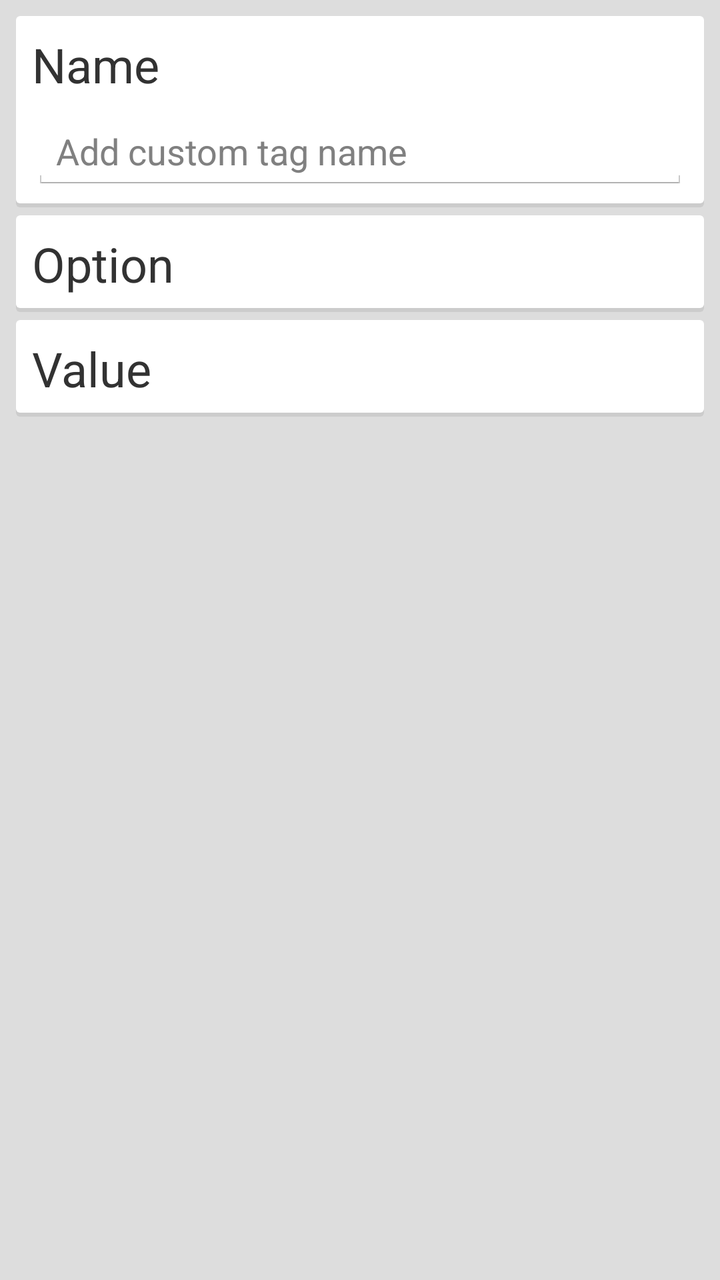
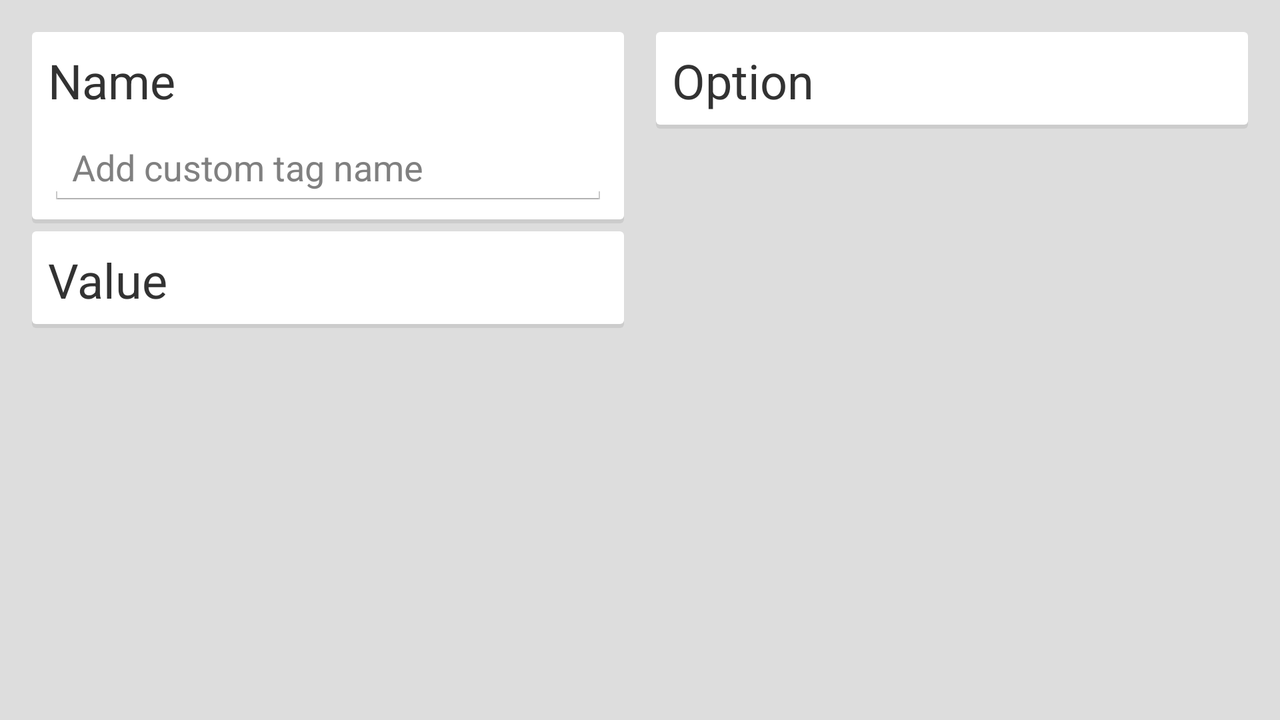

Two renders of one Android screen. The first uses the default layout on a phone; the second uses the alternative layout the repository ships for a different screen configuration, on a matching device. The two XML files are below.
<!-- AndroidManifest.xml: application theme AppTheme -->
<!-- res/layout/add_tag_activity.xml -->
<?xml version="1.0" encoding="utf-8"?>
<ScrollView
    xmlns:android="http://schemas.android.com/apk/res/android"
    android:layout_width="match_parent"
    android:layout_height="match_parent">

    <LinearLayout
        android:layout_width="match_parent"
        android:layout_height="wrap_content"
        android:padding="8dp"
        android:orientation="vertical">

        <LinearLayout
            android:layout_height="wrap_content"
            android:layout_width="match_parent"
            android:padding="8dp"
            android:layout_marginBottom="4dp"
            android:background="?attr/main_list_background"
            android:orientation="vertical">

            <TextView
                android:id="@+id/header_tag_name"
                android:layout_width="match_parent"
                android:layout_height="wrap_content"
                style="@style/TextHeaders"
                android:text="Name" />

            <EditText
                android:id="@+id/new_tag_name"
                android:layout_width="match_parent"
                android:layout_height="wrap_content"
                android:layout_marginTop="8dp"
                android:inputType="textCapWords"
                android:hint="Add custom tag name" />

        </LinearLayout>

        <LinearLayout
            android:layout_height="wrap_content"
            android:layout_width="match_parent"
            android:padding="8dp"
            android:layout_marginBottom="4dp"
            android:background="?attr/main_list_background"
            android:orientation="vertical">

            <TextView
                android:id="@+id/header_tag_option"
                android:layout_width="match_parent"
                android:layout_height="wrap_content"
                style="@style/TextHeaders"
                android:text="Option" />

            <RadioGroup
                android:id="@+id/radio_group"
                android:layout_width="match_parent"
                android:layout_height="wrap_content"
                android:layout_marginTop="8dp"
                android:layout_marginBottom="8dp"
                android:visibility="gone">

                <RadioButton
                    android:id="@+id/radio_none"
                    android:layout_width="match_parent"
                    android:layout_height="wrap_content"
                    android:layout_marginBottom="4dp"
                    android:text="None" />

                <RadioButton
                    android:id="@+id/radio_search"
                    android:layout_width="match_parent"
                    android:layout_height="wrap_content"
                    android:layout_marginTop="4dp"
                    android:layout_marginBottom="4dp"
                    android:text="Search" />

                <RadioButton
                    android:id="@+id/radio_extension"
                    android:layout_width="match_parent"
                    android:layout_height="wrap_content"
                    android:layout_marginTop="4dp"
                    android:text="Extention" />

                <RadioButton
                    android:id="@+id/radio_time"
                    android:layout_width="match_parent"
                    android:layout_height="wrap_content"
                    android:layout_marginTop="4dp"
                    android:text="Time" />

                <RadioButton
                    android:id="@+id/radio_size"
                    android:layout_width="match_parent"
                    android:layout_height="wrap_content"
                    android:layout_marginTop="4dp"
                    android:text="Size" />

            </RadioGroup>

        </LinearLayout>

        <LinearLayout
            android:layout_height="wrap_content"
            android:layout_width="match_parent"
            android:padding="8dp"
            android:background="?attr/main_list_background"
            android:orientation="vertical">

            <TextView
                android:id="@+id/header_tag_value"
                android:layout_width="match_parent"
                android:layout_height="wrap_content"
                style="@style/TextHeaders"
                android:text="Value" />

            <EditText
                android:id="@+id/new_tag_value"
                android:layout_width="match_parent"
                android:layout_height="wrap_content"
                android:hint="Add tag value"
                android:visibility="gone" />

            <Spinner
                android:id="@+id/time_spinner"
                android:layout_width="match_parent"
                android:layout_height="wrap_content"
                android:paddingTop="20dp"
                android:paddingBottom="20dp"
                android:entries="@array/time_entries"
                android:visibility="gone" />

            <LinearLayout
                android:id="@+id/size_layout"
                android:layout_height="wrap_content"
                android:layout_width="match_parent"
                android:orientation="horizontal"
                android:visibility="gone">

                <Spinner
                    android:id="@+id/size_value_spinner"
                    android:layout_height="wrap_content"
                    android:layout_width="wrap_content"
                    android:entries="@array/size_entries" />

                <EditText
                    android:id="@+id/size_edit"
                    android:layout_height="wrap_content"
                    android:layout_width="0dp"
                    android:layout_weight="1"
                    android:inputType="number"
                    android:hint="Set size" />

                <Spinner
                    android:id="@+id/size_type_spinner"
                    android:layout_height="wrap_content"
                    android:layout_width="wrap_content"
                    android:entries="@array/size_entries_types" />

            </LinearLayout>

        </LinearLayout>

    </LinearLayout>

</ScrollView>
<!-- resources referenced by this layout -->
<resources>
  <string-array name="size_entries">
          <item>Less than</item>
          <item>Greater than</item>
      </string-array>
  <string-array name="size_entries_types">
          <item>KiB</item>
          <item>MiB</item>
          <item>GiB</item>
      </string-array>
  <string-array name="time_entries">
          <item>24 hours</item>
          <item>2 days</item>
          <item>1 week</item>
          <item>1 month</item>
          <item>6 months</item>
          <item>1 year</item>
      </string-array>
  <style name="TextHeaders">
          <item name="android:textSize">24sp</item>
      </style>
  <style name="AppTheme.Action" parent="android:Widget.Holo.Light.ActionBar.Solid.Inverse">
          <item name="android:displayOptions" />
      </style>
  <color name="light_main_background">#DDD</color>
  <!-- drawable light_file_default (drawable) -->
  <?xml version="1.0" encoding="utf-8"?>
  <selector xmlns:android="http://schemas.android.com/apk/res/android">
      <item android:drawable="@drawable/ic_file_default_dark" android:state_activated="true"/>
      <item android:drawable="@drawable/ic_file_default_dark" android:state_checked="true"/>
      <item android:drawable="@drawable/ic_file_default_dark" android:state_selected="true"/>
      <item android:drawable="@drawable/ic_file_default_dark" android:state_pressed="true"/>
      <item android:drawable="@drawable/ic_file_default_dark" android:state_active="true"/>
      <item android:drawable="@drawable/ic_file_default_light"/>
  </selector>
  <!-- drawable light_file_picture (drawable) -->
  <?xml version="1.0" encoding="utf-8"?>
  <selector xmlns:android="http://schemas.android.com/apk/res/android">
      <item android:drawable="@drawable/ic_file_picture_dark" android:state_activated="true"/>
      <item android:drawable="@drawable/ic_file_picture_dark" android:state_checked="true"/>
      <item android:drawable="@drawable/ic_file_picture_dark" android:state_selected="true"/>
      <item android:drawable="@drawable/ic_file_picture_dark" android:state_pressed="true"/>
      <item android:drawable="@drawable/ic_file_picture_dark" android:state_active="true"/>
      <item android:drawable="@drawable/ic_file_picture_light"/>
  </selector>
  <!-- drawable light_file_video (drawable) -->
  <?xml version="1.0" encoding="utf-8"?>
  <selector xmlns:android="http://schemas.android.com/apk/res/android">
      <item android:drawable="@drawable/ic_file_video_dark" android:state_activated="true"/>
      <item android:drawable="@drawable/ic_file_video_dark" android:state_checked="true"/>
      <item android:drawable="@drawable/ic_file_video_dark" android:state_selected="true"/>
      <item android:drawable="@drawable/ic_file_video_dark" android:state_pressed="true"/>
      <item android:drawable="@drawable/ic_file_video_dark" android:state_active="true"/>
      <item android:drawable="@drawable/ic_file_video_light"/>
  </selector>
  <!-- drawable light_file_sound (drawable) -->
  <?xml version="1.0" encoding="utf-8"?>
  <selector xmlns:android="http://schemas.android.com/apk/res/android">
      <item android:drawable="@drawable/ic_file_sounds_dark" android:state_activated="true"/>
      <item android:drawable="@drawable/ic_file_sounds_dark" android:state_checked="true"/>
      <item android:drawable="@drawable/ic_file_sounds_dark" android:state_selected="true"/>
      <item android:drawable="@drawable/ic_file_sounds_dark" android:state_pressed="true"/>
      <item android:drawable="@drawable/ic_file_sounds_dark" android:state_active="true"/>
      <item android:drawable="@drawable/ic_file_sounds_light"/>
  </selector>
  <color name="light_main_list_text_selected">#FFF</color>
  <color name="light_main_list_text">#111</color>
  <color name="selection">#22000000</color>
  <!-- some entries are left out for length -->
</resources>
<!-- res/layout-land/add_tag_activity.xml (the repository's variant of the layout above) -->
<!-- drawn on the phone turned sideways -->
<?xml version="1.0" encoding="utf-8"?>
<ScrollView
    xmlns:android="http://schemas.android.com/apk/res/android"
    android:layout_width="match_parent"
    android:layout_height="match_parent">

    <LinearLayout
        android:layout_width="match_parent"
        android:layout_height="wrap_content"
        android:padding="8dp"
        android:orientation="horizontal">

        <LinearLayout
            android:orientation="vertical"
            android:layout_height="wrap_content"
            android:layout_width="0dp"
            android:layout_weight="1"
            android:padding="8dp">

            <LinearLayout
                android:layout_height="wrap_content"
                android:layout_width="match_parent"
                android:padding="8dp"
                android:layout_marginBottom="4dp"
                android:background="?attr/main_list_background"
                android:orientation="vertical">

                <TextView
                    android:id="@+id/header_tag_name"
                    android:layout_width="match_parent"
                    android:layout_height="wrap_content"
                    style="@style/TextHeaders"
                    android:text="Name" />

                <EditText
                    android:id="@+id/new_tag_name"
                    android:layout_width="match_parent"
                    android:layout_height="wrap_content"
                    android:layout_marginTop="8dp"
                    android:inputType="textCapWords"
                    android:hint="Add custom tag name" />

            </LinearLayout>

            <LinearLayout
                android:layout_height="wrap_content"
                android:layout_width="match_parent"
                android:padding="8dp"
                android:background="?attr/main_list_background"
                android:orientation="vertical">

                <TextView
                    android:id="@+id/header_tag_value"
                    android:layout_width="match_parent"
                    android:layout_height="wrap_content"
                    style="@style/TextHeaders"
                    android:text="Value" />

                <EditText
                    android:id="@+id/new_tag_value"
                    android:layout_width="match_parent"
                    android:layout_height="wrap_content"
                    android:hint="Add tag value"
                    android:visibility="gone" />

                <Spinner
                    android:id="@+id/time_spinner"
                    android:layout_width="match_parent"
                    android:layout_height="wrap_content"
                    android:paddingTop="20dp"
                    android:paddingBottom="20dp"
                    android:entries="@array/time_entries"
                    android:visibility="gone" />

                <LinearLayout
                    android:id="@+id/size_layout"
                    android:layout_height="wrap_content"
                    android:layout_width="match_parent"
                    android:orientation="horizontal"
                    android:visibility="gone">

                    <Spinner
                        android:id="@+id/size_value_spinner"
                        android:layout_height="wrap_content"
                        android:layout_width="wrap_content"
                        android:entries="@array/size_entries" />

                    <EditText
                        android:id="@+id/size_edit"
                        android:layout_height="wrap_content"
                        android:layout_width="0dp"
                        android:layout_weight="1"
                        android:inputType="number"
                        android:hint="Set size" />

                    <Spinner
                        android:id="@+id/size_type_spinner"
                        android:layout_height="wrap_content"
                        android:layout_width="wrap_content"
                        android:entries="@array/size_entries_types" />

                </LinearLayout>

            </LinearLayout>

        </LinearLayout>

        <LinearLayout
            android:orientation="vertical"
            android:layout_height="wrap_content"
            android:layout_width="0dp"
            android:layout_weight="1"
            android:padding="8dp">

            <LinearLayout
                android:layout_height="wrap_content"
                android:layout_width="match_parent"
                android:padding="8dp"
                android:layout_marginBottom="4dp"
                android:background="?attr/main_list_background"
                android:orientation="vertical">

                <TextView
                    android:id="@+id/header_tag_option"
                    android:layout_width="match_parent"
                    android:layout_height="wrap_content"
                    style="@style/TextHeaders"
                    android:text="Option" />

                <RadioGroup
                    android:id="@+id/radio_group"
                    android:layout_width="match_parent"
                    android:layout_height="wrap_content"
                    android:layout_marginTop="8dp"
                    android:layout_marginBottom="8dp"
                    android:visibility="gone">

                    <RadioButton
                        android:id="@+id/radio_none"
                        android:layout_width="match_parent"
                        android:layout_height="wrap_content"
                        android:layout_marginBottom="4dp"
                        android:text="None" />

                    <RadioButton
                        android:id="@+id/radio_search"
                        android:layout_width="match_parent"
                        android:layout_height="wrap_content"
                        android:layout_marginTop="4dp"
                        android:layout_marginBottom="4dp"
                        android:text="Search" />

                    <RadioButton
                        android:id="@+id/radio_extension"
                        android:layout_width="match_parent"
                        android:layout_height="wrap_content"
                        android:layout_marginTop="4dp"
                        android:text="Extention" />

                    <RadioButton
                        android:id="@+id/radio_time"
                        android:layout_width="match_parent"
                        android:layout_height="wrap_content"
                        android:layout_marginTop="4dp"
                        android:text="Time" />

                    <RadioButton
                        android:id="@+id/radio_size"
                        android:layout_width="match_parent"
                        android:layout_height="wrap_content"
                        android:layout_marginTop="4dp"
                        android:text="Size" />

                </RadioGroup>

            </LinearLayout>

        </LinearLayout>

    </LinearLayout>

</ScrollView>
